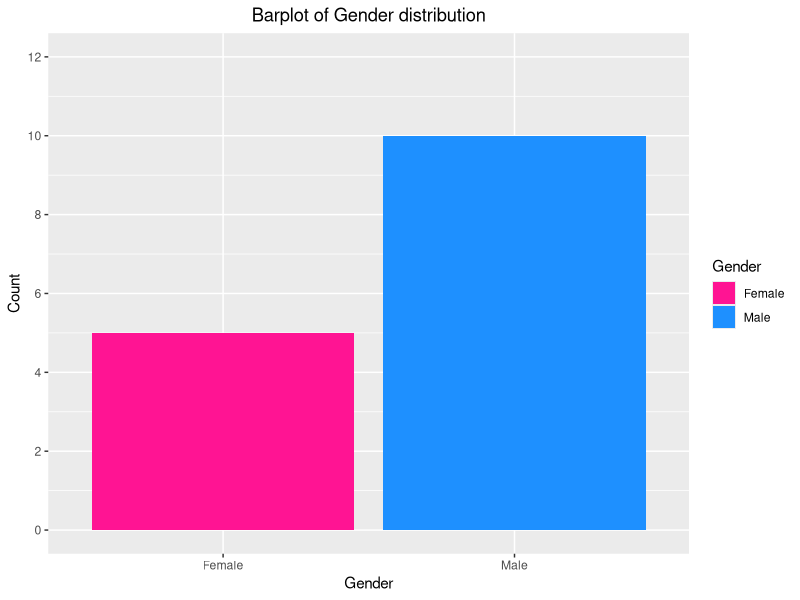
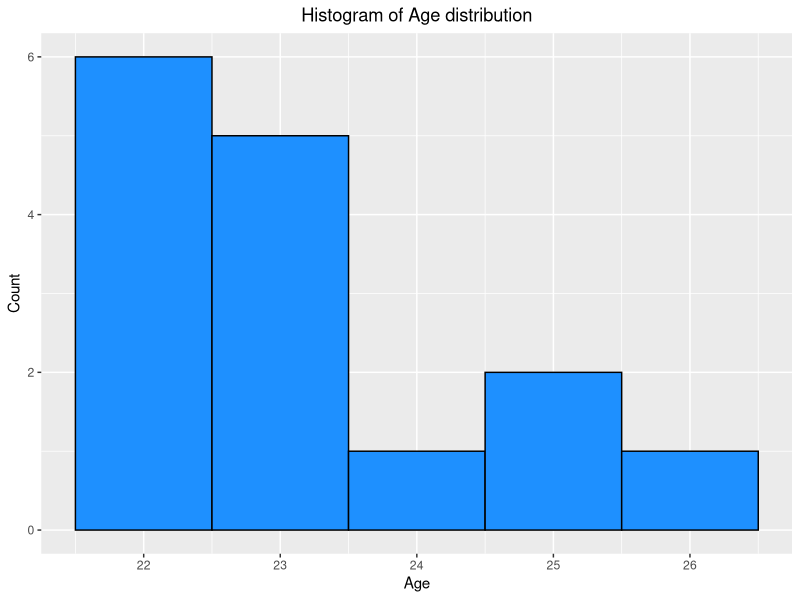

Recreate these plots in R, in order.
setwd("E:/Github/1.project/Project-Statistical-Methods")
#getwd()
library(ggplot2)
library(lubridate)

#...read input file
data = read.csv("MicrosurgeryPerformance.csv", header = TRUE, sep=",")


draw_Biographic_Data_plots<-function(data){
  label = c("Male", "Female")
  #...count male if sex = 1 and female if sex = 2 
  male = sum(data$Sex == 1)
  female = sum(data$Sex == 2)
  genders = c(male, female)
  
  #...create dataframe using label and genders
  gender.frame = data.frame(label, genders)
  
  #...plot the barplot for gender distribution
  ggplot(gender.frame, aes(x=label, y=genders, fill=label)) + geom_bar(stat = "identity") +
    scale_fill_manual(values = c("deeppink1","dodgerblue1")) +
    labs(title="Barplot of Gender distribution", x="Gender", y="Count", col="Gender") +
    guides(fill=guide_legend(title="Gender")) +
    theme(plot.title = element_text(hjust=0.5)) +
    scale_y_continuous(breaks = seq(0,12,by=2), limits = c(0,12))
  
  ggsave(file="Quality_control/Biographic_data/gender_distribution.png", dpi = 600, width = 10, height = 8, units = "in")
  
  #...plot the histogram for age distribution
  ggplot(data, aes(x=data$Age)) + geom_histogram(col="black", fill="dodgerblue1", binwidth = 1) +
    labs(title="Histogram of Age distribution", x="Age", y="Count") +
    theme(plot.title = element_text(hjust=0.5)) +
    scale_x_continuous(breaks=c(22,23,24,25,26))
  
  ggsave(file="Quality_control/Biographic_data/age_distribution.png", dpi = 600, width = 10, height = 8, units = "in")
  
  
}


draw_Biographic_Data_plots(data)
